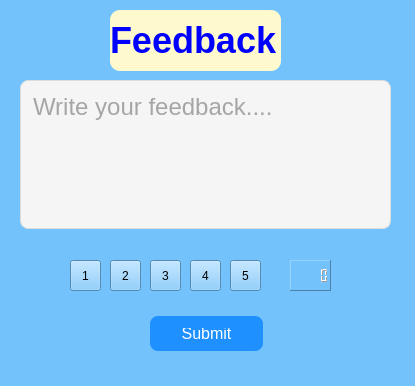
<?xml version="1.0" encoding="UTF-8"?>
<ui version="4.0">
 <class>FeedbackDialog</class>
 <widget class="QDialog" name="FeedbackDialog">
  <property name="geometry">
   <rect>
    <x>0</x>
    <y>0</y>
    <width>415</width>
    <height>386</height>
   </rect>
  </property>
  <property name="windowTitle">
   <string>Dialog</string>
  </property>
  <property name="styleSheet">
   <string notr="true">/* 1) Global window background (light-gray gradient) */


QWidget {
    background-color: #73C2FB;; /* Ice Blue*/
}
/* 3) Title label */
QTextEdit{
    color: #FFFFFF;
    font-size: 18px;
    font-weight: 60;
    margin-bottom: 12px;
}

/* 4) Feedback text area */
QTextEdit {
    background-color: #f5f5f5;
    border: 1px solid #dddddd;
    border-radius: 8px;
    padding: 8px;
    color: #555555;
    font-size: 24px;
}
QTextEdit#FeedbackText:focus {
    border: 1px solid #66afe9;
}

/* 5) Star buttons (if you switch to Unicode ★/☆) */
QToolButton#StarButton {
    background: none;
    border: none;
    font-size: 32px;
    color: #cccccc;
    margin: 0 4px;
}
QToolButton#StarButton:hover,
QToolButton#StarButton[checked=&quot;true&quot;] {
    color: #FFD700;   /* gold */
}

/* 6) Submit button */
QPushButton#SubmitButton {
    background-color: #1e90ff;
    color: white;
    border: none;
    border-radius: 8px;
    padding: 12px;
    font-size: 16px;
    margin-top: 16px;
}
QPushButton#SubmitButton:hover {
    background-color: #1c86ee;
}
QPushButton#SubmitButton:pressed {
    background-color: #1874cd;
}
</string>
  </property>
  <widget class="QTextEdit" name="textEdit">
   <property name="geometry">
    <rect>
     <x>20</x>
     <y>80</y>
     <width>371</width>
     <height>161</height>
    </rect>
   </property>
   <property name="font">
    <font>
     <pointsize>-1</pointsize>
     <weight>7</weight>
     <bold>false</bold>
    </font>
   </property>
   <property name="placeholderText">
    <string>Write your feedback....</string>
   </property>
  </widget>
  <widget class="QPushButton" name="SubmitButton">
   <property name="geometry">
    <rect>
     <x>150</x>
     <y>300</y>
     <width>113</width>
     <height>51</height>
    </rect>
   </property>
   <property name="text">
    <string>Submit</string>
   </property>
  </widget>
  <widget class="QToolButton" name="toolButton_2">
   <property name="geometry">
    <rect>
     <x>110</x>
     <y>260</y>
     <width>31</width>
     <height>31</height>
    </rect>
   </property>
   <property name="text">
    <string>2</string>
   </property>
   <property name="icon">
    <iconset>
     <normaloff>../../../../../../Downloads/icons8-star-48.png</normaloff>../../../../../../Downloads/icons8-star-48.png</iconset>
   </property>
  </widget>
  <widget class="QToolButton" name="toolButton_3">
   <property name="geometry">
    <rect>
     <x>150</x>
     <y>260</y>
     <width>31</width>
     <height>31</height>
    </rect>
   </property>
   <property name="text">
    <string>3</string>
   </property>
   <property name="icon">
    <iconset>
     <normaloff>../../../../../../Downloads/icons8-star-48.png</normaloff>../../../../../../Downloads/icons8-star-48.png</iconset>
   </property>
  </widget>
  <widget class="QToolButton" name="toolButton_4">
   <property name="geometry">
    <rect>
     <x>190</x>
     <y>260</y>
     <width>31</width>
     <height>31</height>
    </rect>
   </property>
   <property name="text">
    <string>4</string>
   </property>
   <property name="icon">
    <iconset>
     <normaloff>../../../../../../Downloads/icons8-star-48.png</normaloff>../../../../../../Downloads/icons8-star-48.png</iconset>
   </property>
  </widget>
  <widget class="QToolButton" name="toolButton_5">
   <property name="geometry">
    <rect>
     <x>230</x>
     <y>260</y>
     <width>31</width>
     <height>31</height>
    </rect>
   </property>
   <property name="text">
    <string>5</string>
   </property>
   <property name="icon">
    <iconset>
     <normaloff>../../../../../../Downloads/icons8-star-48.png</normaloff>../../../../../../Downloads/icons8-star-48.png</iconset>
   </property>
  </widget>
  <widget class="QToolButton" name="toolButton_1">
   <property name="geometry">
    <rect>
     <x>70</x>
     <y>260</y>
     <width>31</width>
     <height>31</height>
    </rect>
   </property>
   <property name="text">
    <string>1</string>
   </property>
   <property name="icon">
    <iconset>
     <normaloff>../../../../../../Downloads/icons8-star-48.png</normaloff>../../../../../../Downloads/icons8-star-48.png</iconset>
   </property>
  </widget>
  <widget class="QLabel" name="Feedback">
   <property name="geometry">
    <rect>
     <x>110</x>
     <y>10</y>
     <width>171</width>
     <height>61</height>
    </rect>
   </property>
   <property name="font">
    <font>
     <pointsize>-1</pointsize>
     <weight>75</weight>
     <bold>true</bold>
    </font>
   </property>
   <property name="styleSheet">
    <string notr="true">QLabel {
    background-color: #FFFACD;
    color: #0000FF;
    font-size: 36px;
    font-weight: bold;
	border: none;
    border-radius: 10px;
    padding: 10p;
}

	</string>
   </property>
   <property name="text">
    <string>Feedback</string>
   </property>
  </widget>
  <widget class="QLCDNumber" name="ReviewNumber">
   <property name="geometry">
    <rect>
     <x>290</x>
     <y>260</y>
     <width>41</width>
     <height>31</height>
    </rect>
   </property>
   <property name="frameShape">
    <enum>QFrame::Panel</enum>
   </property>
   <property name="segmentStyle">
    <enum>QLCDNumber::Outline</enum>
   </property>
   <property name="intValue" stdset="0">
    <number>0</number>
   </property>
  </widget>
 </widget>
 <resources/>
 <connections/>
</ui>
